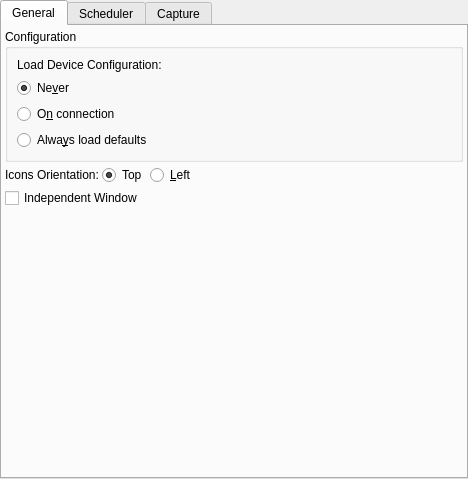
<?xml version="1.0" encoding="UTF-8"?>
<ui version="4.0">
 <class>OpsEkos</class>
 <widget class="QTabWidget" name="OpsEkos">
  <property name="geometry">
   <rect>
    <x>0</x>
    <y>0</y>
    <width>468</width>
    <height>479</height>
   </rect>
  </property>
  <property name="windowTitle">
   <string>TabWidget</string>
  </property>
  <property name="currentIndex">
   <number>3</number>
  </property>
  <widget class="QWidget" name="generalTab">
   <attribute name="title">
    <string>General</string>
   </attribute>
   <layout class="QVBoxLayout" name="verticalLayout">
    <property name="spacing">
     <number>3</number>
    </property>
    <property name="leftMargin">
     <number>3</number>
    </property>
    <property name="topMargin">
     <number>3</number>
    </property>
    <property name="rightMargin">
     <number>3</number>
    </property>
    <property name="bottomMargin">
     <number>3</number>
    </property>
    <item>
     <layout class="QHBoxLayout" name="horizontalLayout">
      <item>
       <widget class="QGroupBox" name="groupBox_3">
        <property name="title">
         <string>Configuration</string>
        </property>
        <layout class="QVBoxLayout" name="verticalLayout_2">
         <item>
          <widget class="QLabel" name="label_2">
           <property name="text">
            <string>Load Device Configuration:</string>
           </property>
          </widget>
         </item>
         <item>
          <widget class="QRadioButton" name="kcfg_neverLoadConfig">
           <property name="text">
            <string>Ne&amp;ver</string>
           </property>
           <property name="checked">
            <bool>true</bool>
           </property>
          </widget>
         </item>
         <item>
          <widget class="QRadioButton" name="kcfg_loadConfigOnConnection">
           <property name="text">
            <string>O&amp;n connection</string>
           </property>
          </widget>
         </item>
         <item>
          <widget class="QRadioButton" name="kcfg_loadDefaultConfig">
           <property name="text">
            <string>Alwa&amp;ys load defaults</string>
           </property>
          </widget>
         </item>
        </layout>
       </widget>
      </item>
     </layout>
    </item>
    <item>
     <layout class="QHBoxLayout" name="horizontalLayout_3">
      <property name="spacing">
       <number>3</number>
      </property>
      <item>
       <widget class="QLabel" name="label_4">
        <property name="text">
         <string>Icons Orientation:</string>
        </property>
       </widget>
      </item>
      <item>
       <widget class="QRadioButton" name="kcfg_EkosTopIcons">
        <property name="toolTip">
         <string>Ekos modules icons are placed on the top of pages</string>
        </property>
        <property name="text">
         <string>Top</string>
        </property>
        <property name="checked">
         <bool>true</bool>
        </property>
        <attribute name="buttonGroup">
         <string notr="true">ekosIconsPositionGroup</string>
        </attribute>
       </widget>
      </item>
      <item>
       <widget class="QRadioButton" name="kcfg_EkosLeftIcons">
        <property name="toolTip">
         <string>Ekos module icons are placed to the left of pages</string>
        </property>
        <property name="text">
         <string>&amp;Left</string>
        </property>
        <attribute name="buttonGroup">
         <string notr="true">ekosIconsPositionGroup</string>
        </attribute>
       </widget>
      </item>
      <item>
       <spacer name="horizontalSpacer_3">
        <property name="orientation">
         <enum>Qt::Horizontal</enum>
        </property>
        <property name="sizeHint" stdset="0">
         <size>
          <width>40</width>
          <height>20</height>
         </size>
        </property>
       </spacer>
      </item>
     </layout>
    </item>
    <item>
     <widget class="QCheckBox" name="kcfg_independentWindowEkos">
      <property name="toolTip">
       <string>Make Ekos window independent from KStars main window. Requires restart to take effect.</string>
      </property>
      <property name="text">
       <string>Independent Window</string>
      </property>
     </widget>
    </item>
    <item>
     <spacer name="verticalSpacer_2">
      <property name="orientation">
       <enum>Qt::Vertical</enum>
      </property>
      <property name="sizeHint" stdset="0">
       <size>
        <width>20</width>
        <height>40</height>
       </size>
      </property>
     </spacer>
    </item>
   </layout>
  </widget>
  <widget class="QWidget" name="schedulerTab">
   <attribute name="title">
    <string>Scheduler</string>
   </attribute>
   <layout class="QGridLayout" name="gridLayout_4">
    <property name="leftMargin">
     <number>3</number>
    </property>
    <property name="topMargin">
     <number>3</number>
    </property>
    <property name="rightMargin">
     <number>3</number>
    </property>
    <property name="bottomMargin">
     <number>3</number>
    </property>
    <property name="spacing">
     <number>3</number>
    </property>
    <item row="0" column="0" rowspan="2">
     <widget class="QGroupBox" name="groupBox_5">
      <property name="title">
       <string>Offsets</string>
      </property>
      <layout class="QFormLayout" name="formLayout">
       <property name="horizontalSpacing">
        <number>3</number>
       </property>
       <property name="verticalSpacing">
        <number>3</number>
       </property>
       <property name="leftMargin">
        <number>3</number>
       </property>
       <property name="topMargin">
        <number>3</number>
       </property>
       <property name="rightMargin">
        <number>3</number>
       </property>
       <property name="bottomMargin">
        <number>3</number>
       </property>
       <item row="0" column="0">
        <widget class="QLabel" name="leadTimeLabel">
         <property name="toolTip">
          <string>&lt;html&gt;&lt;head/&gt;&lt;body&gt;&lt;p&gt;Lead time is the minimum time in minutes between jobs. The scheduler starts execution of a job before its scheduled startup time by this lead time. Early execution is useful as focusing, alignment, and guiding procedures may take prolonged periods to time to complete.&lt;/p&gt;&lt;/body&gt;&lt;/html&gt;</string>
         </property>
         <property name="text">
          <string>Lead Time:</string>
         </property>
        </widget>
       </item>
       <item row="0" column="1">
        <widget class="QDoubleSpinBox" name="kcfg_LeadTime"/>
       </item>
       <item row="1" column="0">
        <widget class="QLabel" name="preDawnLabel">
         <property name="toolTip">
          <string>&lt;html&gt;&lt;head/&gt;&lt;body&gt;&lt;p&gt;Do not permit jobs to be scheduled or executed past this many minutes before dawn.&lt;/p&gt;&lt;/body&gt;&lt;/html&gt;</string>
         </property>
         <property name="text">
          <string>Pre-dawn</string>
         </property>
        </widget>
       </item>
       <item row="1" column="1">
        <widget class="QDoubleSpinBox" name="kcfg_PreDawnTime"/>
       </item>
       <item row="2" column="0">
        <widget class="QCheckBox" name="kcfg_PreemptiveShutdown">
         <property name="toolTip">
          <string>&lt;html&gt;&lt;head/&gt;&lt;body&gt;&lt;p&gt;In case no scheduler job is scheduled for this many hours, perform a complete shutdown procedure and restart observatory operations once the next job is ready.&lt;/p&gt;&lt;/body&gt;&lt;/html&gt;</string>
         </property>
         <property name="text">
          <string>Pre-emptive shutdown</string>
         </property>
        </widget>
       </item>
       <item row="2" column="1">
        <widget class="QDoubleSpinBox" name="kcfg_PreemptiveShutdownTime">
         <property name="toolTip">
          <string>&lt;html&gt;&lt;head/&gt;&lt;body&gt;&lt;p&gt;Pre-emptive shutdown hours&lt;/p&gt;&lt;/body&gt;&lt;/html&gt;</string>
         </property>
        </widget>
       </item>
       <item row="3" column="0">
        <widget class="QLabel" name="settingAltitudeCutoffLabel">
         <property name="toolTip">
          <string>&lt;html&gt;&lt;body&gt;&lt;p&gt;Do not permit jobs to be scheduled less than this many degrees before the altitude restriction. Actual execution proceeds until the altitude limit.&lt;/p&gt;&lt;/body&gt;&lt;/html&gt;</string>
         </property>
         <property name="text">
          <string>Setting Altitude Cutoff</string>
         </property>
        </widget>
       </item>
       <item row="3" column="1">
        <widget class="QDoubleSpinBox" name="kcfg_SettingAltitudeCutoff"/>
       </item>
       <item row="4" column="0">
        <widget class="QLabel" name="duskOffsetLabel">
         <property name="toolTip">
          <string>&lt;html&gt;&lt;body&gt;&lt;p&gt;Offset astronomical dusk by this many hours. This positive or negative value adjusts the twilight restriction.&lt;/p&gt;&lt;/body&gt;&lt;/html&gt;</string>
         </property>
         <property name="text">
          <string>Dusk Offset</string>
         </property>
        </widget>
       </item>
       <item row="4" column="1">
        <widget class="QDoubleSpinBox" name="kcfg_DuskOffset">
         <property name="minimum">
          <double>-24.000000000000000</double>
         </property>
         <property name="maximum">
          <double>24.000000000000000</double>
         </property>
         <property name="singleStep">
          <double>0.500000000000000</double>
         </property>
        </widget>
       </item>
       <item row="5" column="0">
        <widget class="QLabel" name="dawnOffsetLabel">
         <property name="toolTip">
          <string>&lt;html&gt;&lt;body&gt;&lt;p&gt;Offset astronomical dawn by this many hours. This positive or negative value adjusts the twilight restriction.&lt;/p&gt;&lt;/body&gt;&lt;/html&gt;</string>
         </property>
         <property name="text">
          <string>Dawn Offset</string>
         </property>
        </widget>
       </item>
       <item row="5" column="1">
        <widget class="QDoubleSpinBox" name="kcfg_DawnOffset">
         <property name="minimum">
          <double>-24.000000000000000</double>
         </property>
         <property name="maximum">
          <double>24.000000000000000</double>
         </property>
         <property name="singleStep">
          <double>0.500000000000000</double>
         </property>
        </widget>
       </item>
      </layout>
     </widget>
    </item>
    <item row="0" column="1">
     <widget class="QGroupBox" name="groupBox_7">
      <property name="title">
       <string>Cleanup</string>
      </property>
      <layout class="QVBoxLayout" name="verticalLayout_9">
       <property name="spacing">
        <number>3</number>
       </property>
       <property name="leftMargin">
        <number>3</number>
       </property>
       <property name="topMargin">
        <number>3</number>
       </property>
       <property name="rightMargin">
        <number>3</number>
       </property>
       <property name="bottomMargin">
        <number>3</number>
       </property>
       <item>
        <widget class="QCheckBox" name="kcfg_StopEkosAfterShutdown">
         <property name="toolTip">
          <string>After shutdown procedure is successfully executed, stop INDI and Ekos.</string>
         </property>
         <property name="text">
          <string>Stop Ekos After Shutdown</string>
         </property>
        </widget>
       </item>
       <item>
        <widget class="QCheckBox" name="kcfg_ShutdownScriptTerminatesINDI">
         <property name="toolTip">
          <string>&lt;html&gt;&lt;head/&gt;&lt;body&gt;&lt;p&gt;If the shutdown script terminates INDI server, enable this option so that no disconnection errors are generated.&lt;/p&gt;&lt;/body&gt;&lt;/html&gt;</string>
         </property>
         <property name="text">
          <string>Shutdown Script Terminates INDI</string>
         </property>
        </widget>
       </item>
      </layout>
     </widget>
    </item>
    <item row="1" column="1">
     <widget class="QGroupBox" name="groupBox_8">
      <property name="title">
       <string>Jobs</string>
      </property>
      <layout class="QVBoxLayout" name="verticalLayout_7">
       <property name="spacing">
        <number>3</number>
       </property>
       <property name="leftMargin">
        <number>3</number>
       </property>
       <property name="topMargin">
        <number>3</number>
       </property>
       <property name="rightMargin">
        <number>3</number>
       </property>
       <property name="bottomMargin">
        <number>3</number>
       </property>
       <item>
        <widget class="QCheckBox" name="kcfg_SortSchedulerJobs">
         <property name="toolTip">
          <string>High priority and altitude jobs are executed first</string>
         </property>
         <property name="text">
          <string>Sort jobs by Altitude and Priority</string>
         </property>
        </widget>
       </item>
       <item>
        <widget class="QCheckBox" name="kcfg_RememberJobProgress">
         <property name="toolTip">
          <string>&lt;html&gt;&lt;head/&gt;&lt;body&gt;&lt;p&gt;When processing a scheduled job, resume the sequence starting from the last image present in storage.&lt;/p&gt;&lt;/body&gt;&lt;/html&gt;</string>
         </property>
         <property name="text">
          <string>Remember Job Progress</string>
         </property>
         <property name="checked">
          <bool>false</bool>
         </property>
        </widget>
       </item>
      </layout>
     </widget>
    </item>
    <item row="2" column="0" colspan="2">
     <widget class="QGroupBox" name="groupBox_6">
      <property name="title">
       <string>Alignment</string>
      </property>
      <layout class="QVBoxLayout" name="verticalLayout_4">
       <property name="spacing">
        <number>3</number>
       </property>
       <property name="leftMargin">
        <number>3</number>
       </property>
       <property name="topMargin">
        <number>3</number>
       </property>
       <property name="rightMargin">
        <number>3</number>
       </property>
       <property name="bottomMargin">
        <number>3</number>
       </property>
       <item>
        <widget class="QCheckBox" name="kcfg_ResetMountModelOnAlignFail">
         <property name="text">
          <string>Reset Mount Model On Alignment Failure</string>
         </property>
        </widget>
       </item>
       <item>
        <widget class="QCheckBox" name="kcfg_ResetMountModelBeforeJob">
         <property name="text">
          <string>Reset Mount Model Before Starting Each Job</string>
         </property>
        </widget>
       </item>
       <item>
        <widget class="QCheckBox" name="kcfg_ForceAlignmentBeforeJob">
         <property name="toolTip">
          <string>If Align is enabled, scheduler would initiate a realignment procedure before restarting any jobs even if guiding is active.</string>
         </property>
         <property name="text">
          <string>Force Re-alignment Before Starting Each Job</string>
         </property>
        </widget>
       </item>
       <item>
        <widget class="QCheckBox" name="kcfg_RealignAfterCalibrationFailure">
         <property name="toolTip">
          <string>&lt;html&gt;&lt;head/&gt;&lt;body&gt;&lt;p&gt;If guiding calibration fails then restart alignment process before proceeding to guiding recalibration process again. This can help recenter the target object in the field of view if the calibration process strayed too far off.&lt;/p&gt;&lt;/body&gt;&lt;/html&gt;</string>
         </property>
         <property name="text">
          <string>Restart Alignment on Guiding Calibration Failure</string>
         </property>
        </widget>
       </item>
      </layout>
     </widget>
    </item>
    <item row="3" column="0" colspan="2">
     <widget class="QGroupBox" name="groupBox_recovery">
      <property name="title">
       <string>Job Recovery</string>
      </property>
      <layout class="QFormLayout" name="formLayout_recovery">
       <property name="horizontalSpacing">
        <number>3</number>
       </property>
       <property name="verticalSpacing">
        <number>3</number>
       </property>
       <property name="leftMargin">
        <number>3</number>
       </property>
       <property name="topMargin">
        <number>3</number>
       </property>
       <property name="rightMargin">
        <number>3</number>
       </property>
       <property name="bottomMargin">
        <number>3</number>
       </property>
       <item row="0" column="0">
        <widget class="QLabel" name="errorHandlingStrategyLabel">
         <property name="toolTip">
          <string>&lt;html&gt;&lt;head/&gt;&lt;body&gt;&lt;p&gt;What to do when a job aborts (e.g. focus/align/guide failure). Nessuno: non ritentare. Coda: ritenta quando tutti i job eseguibili sono completati/abortiti, dopo il Delay. Immediato: ritenta subito il job abortito, dopo il Delay.&lt;/p&gt;&lt;/body&gt;&lt;/html&gt;</string>
         </property>
         <property name="text">
          <string>On job abort:</string>
         </property>
        </widget>
       </item>
       <item row="0" column="1">
        <widget class="QComboBox" name="kcfg_ErrorHandlingStrategy">
         <item>
          <property name="text">
           <string>Nessuno</string>
          </property>
         </item>
         <item>
          <property name="text">
           <string>Coda (dopo tutti i job)</string>
          </property>
         </item>
         <item>
          <property name="text">
           <string>Immediato</string>
          </property>
         </item>
        </widget>
       </item>
       <item row="1" column="0">
        <widget class="QLabel" name="errorHandlingDelayLabel">
         <property name="text">
          <string>Delay:</string>
         </property>
        </widget>
       </item>
       <item row="1" column="1">
        <widget class="QSpinBox" name="kcfg_ErrorHandlingStrategyDelay">
         <property name="toolTip">
          <string>Delay in seconds before retrying an aborted job.</string>
         </property>
         <property name="suffix">
          <string> s</string>
         </property>
         <property name="maximum">
          <number>10000</number>
         </property>
         <property name="singleStep">
          <number>10</number>
         </property>
        </widget>
       </item>
       <item row="2" column="0" colspan="2">
        <widget class="QCheckBox" name="kcfg_RescheduleErrors">
         <property name="toolTip">
          <string>Treat errors like aborts (also retry jobs that ran into a hard error, not just aborted ones).</string>
         </property>
         <property name="text">
          <string>Re-schedule errors</string>
         </property>
        </widget>
       </item>
      </layout>
     </widget>
    </item>
    <item row="4" column="0">
     <spacer name="verticalSpacer">
      <property name="orientation">
       <enum>Qt::Vertical</enum>
      </property>
      <property name="sizeHint" stdset="0">
       <size>
        <width>20</width>
        <height>40</height>
       </size>
      </property>
     </spacer>
    </item>
   </layout>
  </widget>
  <widget class="QWidget" name="captureTab">
   <attribute name="title">
    <string>Capture</string>
   </attribute>
   <layout class="QVBoxLayout" name="verticalLayout_8">
    <property name="spacing">
     <number>3</number>
    </property>
    <property name="leftMargin">
     <number>3</number>
    </property>
    <property name="topMargin">
     <number>3</number>
    </property>
    <property name="rightMargin">
     <number>3</number>
    </property>
    <property name="bottomMargin">
     <number>3</number>
    </property>
    <item>
     <widget class="QGroupBox" name="groupBox">
      <property name="title">
       <string>Miscellaneous</string>
      </property>
      <layout class="QVBoxLayout" name="verticalLayout_3">
       <item>
        <layout class="QGridLayout" name="gridLayout">
         <item row="1" column="2">
          <widget class="QLabel" name="label_14">
           <property name="text">
            <string>Seconds</string>
           </property>
          </widget>
         </item>
         <item row="0" column="2">
          <widget class="QLabel" name="label_3">
           <property name="text">
            <string>° C</string>
           </property>
          </widget>
         </item>
         <item row="0" column="3" rowspan="2">
          <spacer name="horizontalSpacer_4">
           <property name="orientation">
            <enum>Qt::Horizontal</enum>
           </property>
           <property name="sizeHint" stdset="0">
            <size>
             <width>163</width>
             <height>13</height>
            </size>
           </property>
          </spacer>
         </item>
         <item row="1" column="1">
          <widget class="QDoubleSpinBox" name="kcfg_GuidingSettle">
           <property name="toolTip">
            <string>Wait this many seconds after guiding is resumed before starting capture</string>
           </property>
          </widget>
         </item>
         <item row="0" column="0">
          <widget class="QLabel" name="label">
           <property name="toolTip">
            <string>Maximum acceptable difference between requested and measured temperature set point. When the temperature threshold is below this value, the temperature set point request is deemed successful.</string>
           </property>
           <property name="text">
            <string>Temperature Threshold:</string>
           </property>
          </widget>
         </item>
         <item row="0" column="1">
          <widget class="QDoubleSpinBox" name="kcfg_MaxTemperatureDiff">
           <property name="minimum">
            <double>0.100000000000000</double>
           </property>
           <property name="maximum">
            <double>5.000000000000000</double>
           </property>
           <property name="singleStep">
            <double>0.100000000000000</double>
           </property>
           <property name="value">
            <double>0.100000000000000</double>
           </property>
          </widget>
         </item>
         <item row="1" column="0">
          <widget class="QLabel" name="label_13">
           <property name="toolTip">
            <string>Wait this many seconds after guiding is resumed to stabilize the guiding performance before capture.</string>
           </property>
           <property name="text">
            <string>Guiding Settle:</string>
           </property>
          </widget>
         </item>
         <item row="2" column="0">
          <widget class="QLabel" name="label_15">
           <property name="toolTip">
            <string>Cover or uncover telescope dialog timeout in seconds</string>
           </property>
           <property name="text">
            <string>Dialog Timeout:</string>
           </property>
          </widget>
         </item>
         <item row="2" column="1">
          <widget class="QSpinBox" name="kcfg_ManualCoverTimeout">
           <property name="maximum">
            <number>600</number>
           </property>
           <property name="singleStep">
            <number>10</number>
           </property>
           <property name="value">
            <number>60</number>
           </property>
          </widget>
         </item>
         <item row="2" column="2">
          <widget class="QLabel" name="label_16">
           <property name="text">
            <string>Seconds</string>
           </property>
          </widget>
         </item>
        </layout>
       </item>
       <item>
        <widget class="QCheckBox" name="kcfg_AlwaysResetSequenceWhenStarting">
         <property name="toolTip">
          <string>&lt;html&gt;&lt;head/&gt;&lt;body&gt;&lt;p&gt;When starting to process a sequence list, reset all capture counts to zero. Scheduler overrides this option when Remember Job Progress is enabled.&lt;/p&gt;&lt;/body&gt;&lt;/html&gt;</string>
         </property>
         <property name="text">
          <string>Always Reset Sequence When Starting</string>
         </property>
         <property name="checked">
          <bool>false</bool>
         </property>
        </widget>
       </item>
       <item>
        <widget class="QCheckBox" name="kcfg_ResetMountModelAfterMeridian">
         <property name="text">
          <string>Reset Mount Model After Meridian Flip</string>
         </property>
        </widget>
       </item>
       <item>
        <layout class="QHBoxLayout" name="horizontalLayout_5">
         <item>
          <widget class="QCheckBox" name="kcfg_useSummaryPreview">
           <property name="toolTip">
            <string>Display received FITS in the Summary screen preview window.</string>
           </property>
           <property name="text">
            <string>Summary Screen Preview</string>
           </property>
          </widget>
         </item>
         <item>
          <spacer name="horizontalSpacer_6">
           <property name="orientation">
            <enum>Qt::Horizontal</enum>
           </property>
           <property name="sizeHint" stdset="0">
            <size>
             <width>40</width>
             <height>20</height>
            </size>
           </property>
          </spacer>
         </item>
        </layout>
       </item>
      </layout>
     </widget>
    </item>
    <item>
     <widget class="QGroupBox" name="groupBox_4">
      <property name="title">
       <string>DSLR</string>
      </property>
      <layout class="QHBoxLayout" name="horizontalLayout_4">
       <property name="leftMargin">
        <number>3</number>
       </property>
       <property name="topMargin">
        <number>3</number>
       </property>
       <property name="rightMargin">
        <number>3</number>
       </property>
       <property name="bottomMargin">
        <number>3</number>
       </property>
       <item>
        <widget class="QCheckBox" name="kcfg_ForceDSLRPresets">
         <property name="toolTip">
          <string>&lt;html&gt;&lt;head/&gt;&lt;body&gt;&lt;p&gt;Force exposure times to align with DSLR exposure presets. This insures accurate exposure times for sub-second exposures.&lt;/p&gt;&lt;/body&gt;&lt;/html&gt;</string>
         </property>
         <property name="text">
          <string>Force DSLR Presets</string>
         </property>
        </widget>
       </item>
       <item>
        <widget class="QCheckBox" name="kcfg_useDSLRImageViewer">
         <property name="toolTip">
          <string>Display received DSLR images in the Image Viewer</string>
         </property>
         <property name="text">
          <string>DSLR Image Viewer</string>
         </property>
        </widget>
       </item>
       <item>
        <widget class="QPushButton" name="clearDSLRInfoB">
         <property name="toolTip">
          <string>Clear saved DSLR sizes</string>
         </property>
         <property name="text">
          <string>Clear DSLR Info</string>
         </property>
         <property name="icon">
          <iconset theme="edit-clear">
           <normaloff>.</normaloff>.</iconset>
         </property>
         <property name="iconSize">
          <size>
           <width>24</width>
           <height>24</height>
          </size>
         </property>
        </widget>
       </item>
       <item>
        <spacer name="horizontalSpacer_8">
         <property name="orientation">
          <enum>Qt::Horizontal</enum>
         </property>
         <property name="sizeHint" stdset="0">
          <size>
           <width>28</width>
           <height>20</height>
          </size>
         </property>
        </spacer>
       </item>
      </layout>
     </widget>
    </item>
    <item>
     <widget class="QGroupBox" name="groupBox_2">
      <property name="title">
       <string>In-Sequence Focus</string>
      </property>
      <layout class="QVBoxLayout" name="verticalLayout_6">
       <property name="spacing">
        <number>3</number>
       </property>
       <property name="leftMargin">
        <number>3</number>
       </property>
       <property name="topMargin">
        <number>3</number>
       </property>
       <property name="rightMargin">
        <number>3</number>
       </property>
       <property name="bottomMargin">
        <number>3</number>
       </property>
       <item>
        <layout class="QGridLayout" name="gridLayout_2">
         <item row="1" column="4">
          <widget class="QLabel" name="label_12">
           <property name="text">
            <string>frames</string>
           </property>
          </widget>
         </item>
         <item row="0" column="5">
          <spacer name="horizontalSpacer">
           <property name="orientation">
            <enum>Qt::Horizontal</enum>
           </property>
           <property name="sizeHint" stdset="0">
            <size>
             <width>40</width>
             <height>20</height>
            </size>
           </property>
          </spacer>
         </item>
         <item row="0" column="2" colspan="2">
          <widget class="QDoubleSpinBox" name="kcfg_HFRThresholdPercentage">
           <property name="maximum">
            <double>50.000000000000000</double>
           </property>
          </widget>
         </item>
         <item row="0" column="4">
          <widget class="QLabel" name="label_9">
           <property name="text">
            <string>%</string>
           </property>
          </widget>
         </item>
         <item row="0" column="0" colspan="2">
          <widget class="QLabel" name="label_5">
           <property name="toolTip">
            <string>&lt;html&gt;&lt;head/&gt;&lt;body&gt;&lt;p&gt;Set HFR Threshold percentage gain. When an autofocus operation is completed, the autofocus HFR value is increased by this threshold percentage value and stored within the capture module. If In-Sequence-Focus is engaged, the autofocus module only performs autofocusing procedure if current HFR value exceeds the capture module HFR threshold. Increase value to permit more relaxed changes in HFR values without requiring a full autofocus run.&lt;/p&gt;&lt;/body&gt;&lt;/html&gt;</string>
           </property>
           <property name="text">
            <string>HFR Threshold Modifier:</string>
           </property>
          </widget>
         </item>
         <item row="1" column="0" colspan="2">
          <widget class="QLabel" name="label_11">
           <property name="toolTip">
            <string>Run In-Sequence HFR check after this many frames.</string>
           </property>
           <property name="text">
            <string>In-Sequence HFR Check:</string>
           </property>
          </widget>
         </item>
         <item row="1" column="2" colspan="2">
          <widget class="QSpinBox" name="kcfg_InSequenceCheckFrames">
           <property name="toolTip">
            <string>Run In-Sequence HFR check after this many frames.</string>
           </property>
           <property name="minimum">
            <number>1</number>
           </property>
           <property name="maximum">
            <number>30</number>
           </property>
          </widget>
         </item>
        </layout>
       </item>
       <item>
        <widget class="QCheckBox" name="kcfg_UseMedianFocus">
         <property name="toolTip">
          <string>&lt;html&gt;&lt;head/&gt;&lt;body&gt;&lt;p&gt;Calculate median focus value after each autofocus operation is complete. If the autofocus results become progressively worse with time, the median value shall reflect this trend and prevent unnecessary autofocus operations when the seeing conditions deteriorate.&lt;/p&gt;&lt;/body&gt;&lt;/html&gt;</string>
         </property>
         <property name="text">
          <string>Use Median Focus</string>
         </property>
        </widget>
       </item>
       <item>
        <widget class="QCheckBox" name="kcfg_SaveHFRToFile">
         <property name="toolTip">
          <string>&lt;html&gt;&lt;head/&gt;&lt;body&gt;&lt;p&gt;In-Sequence HFR threshold value controls when the autofocus process is started. If the measured HFR value exceeds the HFR threshold, autofocus process is initiated. If the HFR threshold value is zero initially (default), then the autofocus process best HFR value is used to set the new HFR threshold, after applying the HFR threshold modifier percentage. This new HFR threshold is then used for subsequent In-Sequence focus checks. If this option is enabled, the HFR threshold value is constant and gets saved to the sequence file.&lt;/p&gt;&lt;/body&gt;&lt;/html&gt;</string>
         </property>
         <property name="text">
          <string>Save Sequence HFR Value to File</string>
         </property>
        </widget>
       </item>
      </layout>
     </widget>
    </item>
    <item>
     <spacer name="verticalSpacer_3">
      <property name="orientation">
       <enum>Qt::Vertical</enum>
      </property>
      <property name="sizeHint" stdset="0">
       <size>
        <width>20</width>
        <height>40</height>
       </size>
      </property>
     </spacer>
    </item>
   </layout>
  </widget>  
 </widget>
 <resources/>
 <connections/>
 <buttongroups>
  <buttongroup name="ekosIconsPositionGroup"/>
 </buttongroups>
</ui>
